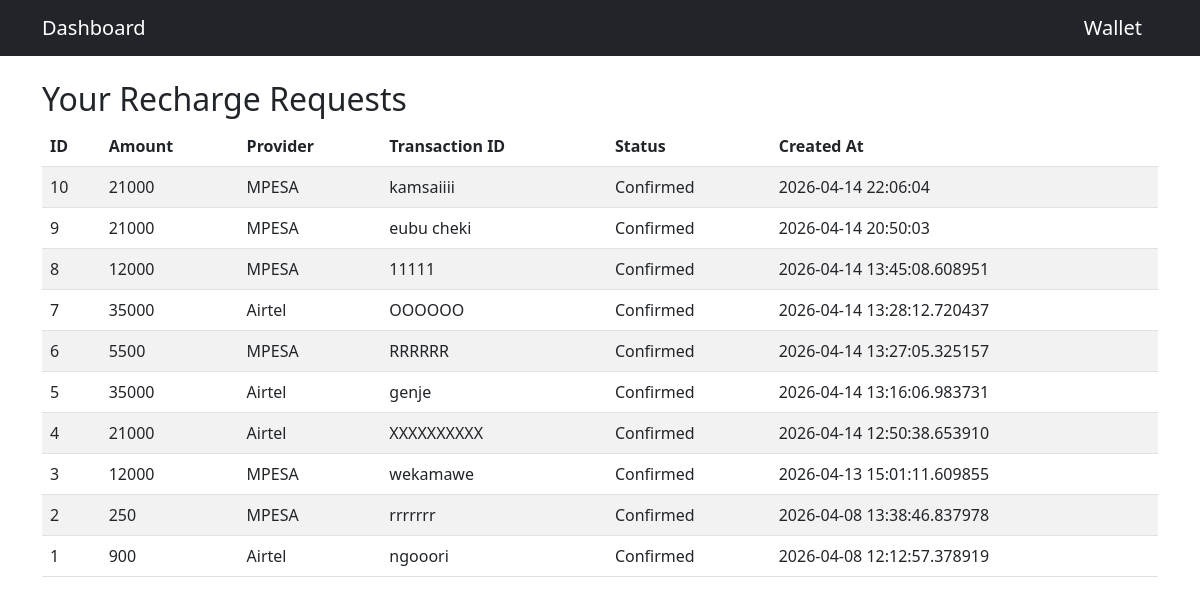
The app's page /deposit-history with its own data.
### models.py (models this page shows)
class Recharge(db.Model):
    __tablename__ = "recharges"
    id = db.Column(db.Integer, primary_key=True, autoincrement=True)
    user_id = db.Column(db.Integer, db.ForeignKey("user.id"), nullable=False)
    amount = db.Column(db.Integer, nullable=False)
    provider = db.Column(db.String(50), nullable=False)
    transaction_id = db.Column(db.String(100), nullable=False)
    screenshot_filename = db.Column(db.String(200))
    status = db.Column(db.String(20), default="pending")
    created_at = db.Column(db.DateTime, default=db.func.now())
    user = db.relationship("User", back_populates="recharges")

### app.py (the view)
@app.route("/deposit-history")
def deposit_history():
    recharges = Recharge.query.order_by(Recharge.created_at.desc()).all()
    return render_template("deposit_history.html", recharges=recharges)

### templates/deposit_history.html
{% extends "base.html" %}
{% block content %}
<h2>Your Recharge Requests</h2>
<table class="table table-striped">
  <thead>
    <tr>
      <th>ID</th><th>Amount</th><th>Provider</th><th>Transaction ID</th><th>Status</th><th>Created At</th>
    </tr>
  </thead>
  <tbody>
    {% for r in recharges %}
    <tr>
      <td>{{ r.id }}</td>
      <td>{{ r.amount }}</td>
      <td>{{ r.provider }}</td>
      <td>{{ r.transaction_id }}</td>
      <td>
        {% if r.status == "confirmed" %}
          <span class="status-badge status-confirmed">Confirmed</span>
        {% elif r.status == "rejected" %}
          <span class="status-badge status-rejected">Rejected</span>
        {% else %}
          <span class="status-badge status-pending">Pending</span>
        {% endif %}
      </td>
      <td>{{ r.created_at }}</td>
    </tr>
    {% endfor %}
  </tbody>
</table>
{% endblock %}

### records on screen
Recharge: id "10", amount "21000", provider "MPESA", transaction_id "kamsaiiii", status "Confirmed", created_at "2026-04-14 22:06:04"
Recharge: id "9", amount "21000", provider "MPESA", transaction_id "eubu cheki", status "Confirmed", created_at "2026-04-14 20:50:03"
Recharge: id "8", amount "12000", provider "MPESA", transaction_id "11111", status "Confirmed", created_at "2026-04-14 13:45:08.608951"
Recharge: id "7", amount "35000", provider "Airtel", transaction_id "OOOOOO", status "Confirmed", created_at "2026-04-14 13:28:12.720437"
Recharge: id "6", amount "5500", provider "MPESA", transaction_id "RRRRRR", status "Confirmed", created_at "2026-04-14 13:27:05.325157"
Recharge: id "5", amount "35000", provider "Airtel", transaction_id "genje", status "Confirmed", created_at "2026-04-14 13:16:06.983731"
Recharge: id "4", amount "21000", provider "Airtel", transaction_id "XXXXXXXXXX", status "Confirmed", created_at "2026-04-14 12:50:38.653910"
Recharge: id "3", amount "12000", provider "MPESA", transaction_id "wekamawe", status "Confirmed", created_at "2026-04-13 15:01:11.609855"
Recharge: id "2", amount "250", provider "MPESA", transaction_id "rrrrrrr", status "Confirmed", created_at "2026-04-08 13:38:46.837978"
Recharge: id "1", amount "900", provider "Airtel", transaction_id "ngooori", status "Confirmed", created_at "2026-04-08 12:12:57.378919"
